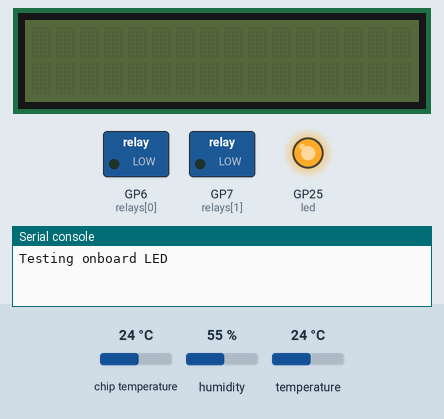
Simulated run of this program. Board: Raspberry Pi Pico running MicroPython. On the bench: 16×2 character LCD, switched loads named in the program (green lamp = pin HIGH), output pins drawn as LEDs (lit = HIGH), the last lines printed to the serial console. The test bench sets the inputs (shaded band); at power-on: chip temperature 24 °C, humidity 55 %, temperature 24 °C. Library files of the repository ran but are not shown: sht30.py, pico_i2c_lcd.py. At 3.6 s the program stops and its outputs stay as they are.

Above: at 0.12 s.
At 1.1 s:
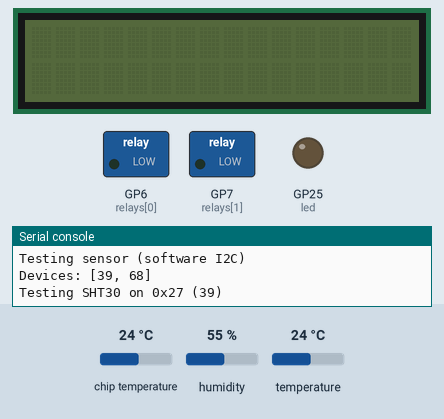
At 1.74 s:
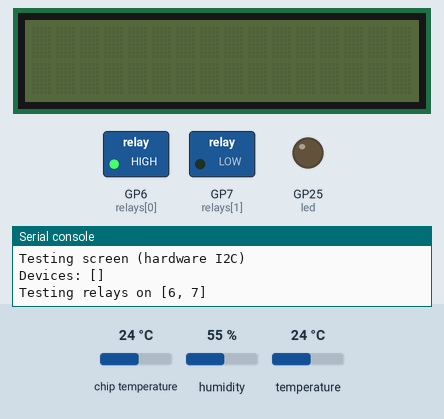
At 2.74 s:
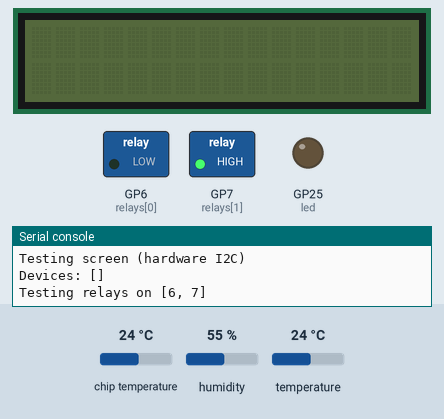
Timing chart, 0 to 3.0 s (numbered marks = the images above):
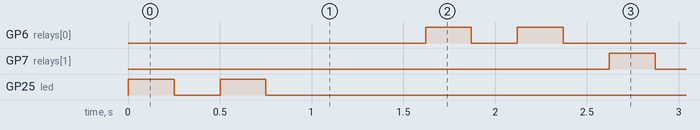

The program:

hardware_test.py
```python
import time, sht30
from machine import Pin, I2C, SoftI2C, ADC
from pico_i2c_lcd import I2cLcd

# quick test for pin setup, etc

print('Testing onboard LED')
led = Pin("LED", Pin.OUT)
for i in range(2):
    led.on()
    time.sleep(0.25)
    led.off()
    time.sleep(0.25)

print('Probing system voltage')
cpu = machine.ADC(4)
ADC_voltage = cpu.read_u16() * (3.3 / (65536))
cputemp = 27 - (ADC_voltage - 0.706) / 0.001721
print(f'CPU: {round(cputemp, 1)} °C')

def TestSht30(i2c):
    devices = i2c.scan()
    print(f'Devices: {devices}') # expect [68] if single device on bus
    for addr in devices:
        print(f'Testing SHT30 on {hex(addr)} ({addr})')
        try:
            sht = sht30.SHT30(i2c=i2c, i2c_address=addr)
            print(sht.measure())
        except:
            print('Failure communicating with SHT30')

# sensor
print('Testing sensor (software I2C)')
TestSht30(SoftI2C(sda=Pin(0), scl=Pin(1)))

print('Testing sensor (hardware I2C)')
TestSht30(I2C(0, sda=Pin(0), scl=Pin(1)))

def TestLcd1602(i2c, y, msg):
    devices = i2c.scan()
    print(f'Devices: {devices}') # expect [68] if single device on bus
    for addr in devices:
        print(f'Testing LCD1602 on {hex(addr)} ({addr})')
        try:
            lcd = I2cLcd(i2c, addr, 2, 16)
            lcd.move_to(0, y)
            lcd.putstr(f'{msg}: pass')
        except:
            print('Failure communicating with LCD1602')

# screen (1602)
print('Testing screen (software I2C)')
TestLcd1602(SoftI2C(sda=Pin(4), scl=Pin(5)), 0, 'soft I2C')

print('Testing screen (hardware I2C)')
TestLcd1602(I2C(0, sda=Pin(4), scl=Pin(5)), 1, 'hard I2C')

# relays
relays = [6, 7] # 2-relay HAT
# relays = [18, 19, 20, 21] # 4-relay board
print(f'Testing relays on {relays}')
for relay in relays:
    for i in range(2):
        pin = Pin(relay, Pin.OUT)
        pin.on()
        time.sleep(0.25)
        pin.off()
        time.sleep(0.25)
```

Measured:
- by itself, GP6 (relays[0]), GP25 (led): alternates HIGH for 0.25 s and LOW for 0.25 s, 4 changes in all, then stays LOW
- by itself, GP7 (relays[1]): LOW → HIGH at 2.6 s, → LOW 0.25 s later, → HIGH 0.25 s later, → LOW 0.25 s later, … (4 changes in this stretch)
